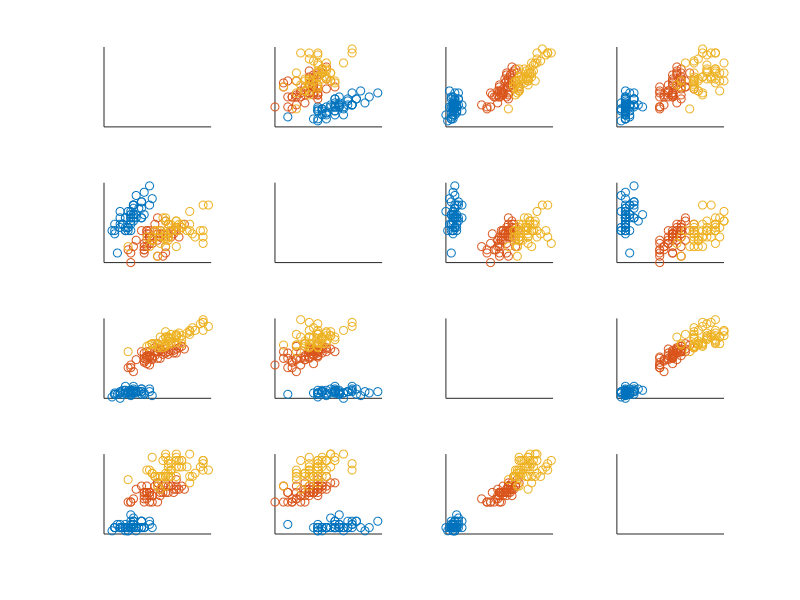

Write the MATLAB code that produced this figure.
load fisheriris
x1 = meas(1:50,:);
x2 = meas(51:100,:);
x3 = meas(101:end,:);
% group = species(51:end);
p = subplot(4,4,1);set(gca,'xtick',[],'ytick',[]); 
subplot(4,4,2)
scatter(x1(:,2),x1(:,1),'bx');hold on;
scatter(x2(:,2),x2(:,1),'g+');
scatter(x3(:,2),x3(:,1),'ro');axis auto normal;%box off;
set(gca,'xtick',[],'ytick',[]); 

subplot(4,4,3)
scatter(x1(:,3),x1(:,1),'bx');hold on;
scatter(x2(:,3),x2(:,1),'g+');
scatter(x3(:,3),x3(:,1),'ro');set(gca,'xtick',[],'ytick',[]); 

subplot(4,4,4)
scatter(x1(:,4),x1(:,1),'bx');hold on;
scatter(x2(:,4),x2(:,1),'g+');
scatter(x3(:,4),x3(:,1),'ro');set(gca,'xtick',[],'ytick',[]); 

subplot(4,4,5)
scatter(x1(:,1),x1(:,2),'bx');hold on;
scatter(x2(:,1),x2(:,2),'g+');
scatter(x3(:,1),x3(:,2),'ro');set(gca,'xtick',[],'ytick',[]); 
subplot(4,4,6);set(gca,'xtick',[],'ytick',[]); 
subplot(4,4,7)
scatter(x1(:,3),x1(:,2),'bx');hold on;
scatter(x2(:,3),x2(:,2),'g+');
scatter(x3(:,3),x3(:,2),'ro');set(gca,'xtick',[],'ytick',[]); 

subplot(4,4,8)
scatter(x1(:,4),x1(:,2),'bx');hold on;
scatter(x2(:,4),x2(:,2),'g+');
scatter(x3(:,4),x3(:,2),'ro');set(gca,'xtick',[],'ytick',[]); 

subplot(4,4,9)
scatter(x1(:,1),x1(:,3),'bx');hold on;
scatter(x2(:,1),x2(:,3),'g+');
scatter(x3(:,1),x3(:,3),'ro');set(gca,'xtick',[],'ytick',[]); 

subplot(4,4,10)
scatter(x1(:,2),x1(:,3),'bx');hold on;
scatter(x2(:,2),x2(:,3),'g+');
scatter(x3(:,2),x3(:,3),'ro');set(gca,'xtick',[],'ytick',[]); 
subplot(4,4,11);set(gca,'xtick',[],'ytick',[]); 
subplot(4,4,12)
scatter(x1(:,4),x1(:,3),'bx');hold on;
scatter(x2(:,4),x2(:,3),'g+');
scatter(x3(:,4),x3(:,3),'ro');set(gca,'xtick',[],'ytick',[]); 

subplot(4,4,13)
scatter(x1(:,1),x1(:,4),'bx');hold on;
scatter(x2(:,1),x2(:,4),'g+');
scatter(x3(:,1),x3(:,4),'ro');set(gca,'xtick',[],'ytick',[]); 

subplot(4,4,14)
scatter(x1(:,2),x1(:,4),'bx');hold on;
scatter(x2(:,2),x2(:,4),'g+');
scatter(x3(:,2),x3(:,4),'ro');set(gca,'xtick',[],'ytick',[]); 

subplot(4,4,15)
scatter(x1(:,3),x1(:,4),'bx');hold on;
scatter(x2(:,3),x2(:,4),'g+');
scatter(x3(:,3),x3(:,4),'ro');set(gca,'xtick',[],'ytick',[]); 

subplot(4,4,16);set(gca,'xtick',[],'ytick',[]); 